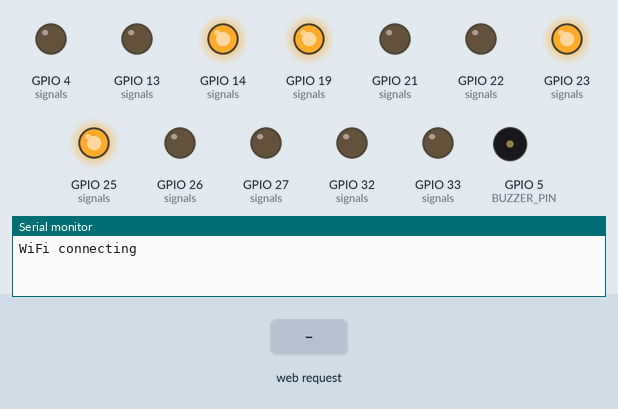
This sketch was run on a simulated ESP32. Parts: output pins drawn as LEDs (lit = HIGH), buzzer (waves = sounding, pin HIGH), the last lines printed to the serial monitor. The inputs (shaded band) are chosen by the test bench. WiFi joins after 1.5 s; servers stay silent unless stated; uploads are accepted with an empty reply.

Above: at 0.1 s.
At 2.7 s:
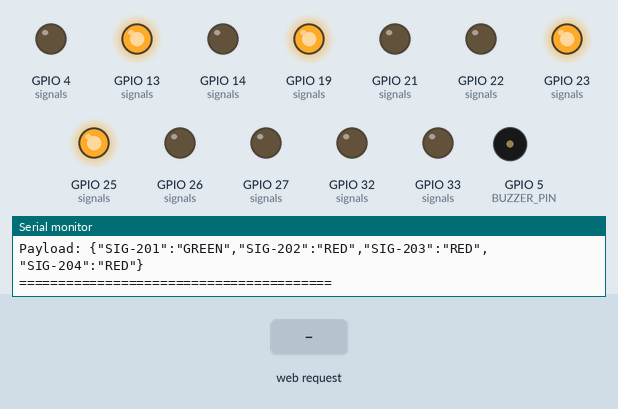
2.8 s: HTTP request GET /emergency received
4.3 s: HTTP request GET /normal received
6.0 s: HTTP request GET /emergency?signal=GREEN received
At 20.5 s:
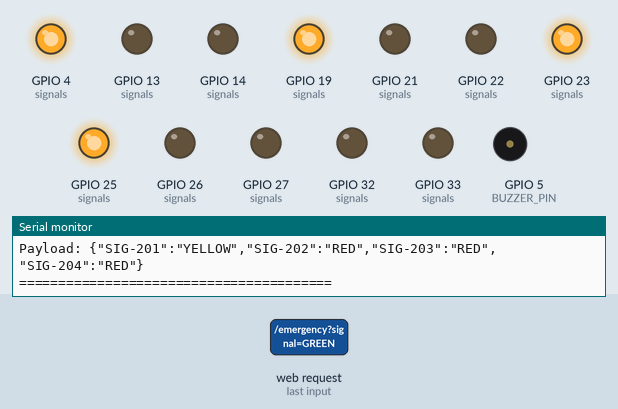
Timing chart, 0 to 23.8 s (numbered marks = the images above; inputs shaded):
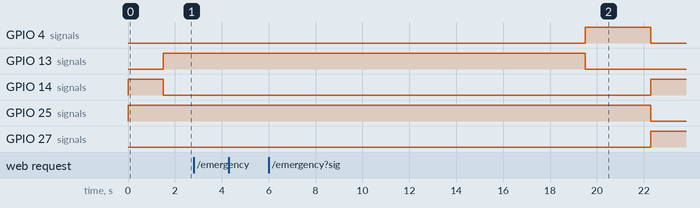

The sketch:

esp32_int2_isolated.ino
```cpp
#include <WiFi.h>
#include <WebServer.h>
#include <HTTPClient.h>
#include <ArduinoJson.h>

// ===================== WIFI =====================
const char* WIFI_SSID = "Hackathon-2025";
const char* WIFI_PASS = "20252025";

// ===================== CLOUD ====================
const char* CLOUD_URL = "https://ssvddgrfxqomtonfukew.supabase.co/functions/v1/update-signals";
const char* CLOUD_BEARER = "eyJhbGciOiJIUzI1NiIsInR5cCI6IkpXVCJ9.eyJpc3MiOiJzdXBhYmFzZSIsInJlZiI6InNzdmRkZ3JmeHFvbXRvbmZ1a2V3Iiwicm9sZSI6ImFub24iLCJpYXQiOjE3NzQ2MzIwNjAsImV4cCI6MjA5MDIwODA2MH0.J5erIW2KxHprj7ScNOyoEtDj_efDYVQ4oE_6ipe9um4";

// ===================== TIMING ===================
const uint32_t GREEN_TIME_SEC  = 15;
const uint32_t YELLOW_TIME_SEC = 3;

// ===================== INT-2 PINS =====================
#define SIG201_GREEN 13
#define SIG201_YELLOW 4
#define SIG201_RED 14

#define SIG202_GREEN 27
#define SIG202_YELLOW 26
#define SIG202_RED 25

#define SIG203_GREEN 33
#define SIG203_YELLOW 32
#define SIG203_RED 23

#define SIG204_GREEN 22
#define SIG204_YELLOW 21
#define SIG204_RED 19

#define BUZZER_PIN 5

// ONLY SIG-201 to SIG-204 - INT-2 signals
const char* MY_SIGNALS[] = {"SIG-201", "SIG-202", "SIG-203", "SIG-204"};
const int MY_SIGNAL_COUNT = 4;

struct SignalPins {
  const char* id;
  uint8_t g;
  uint8_t y;
  uint8_t r;
};

SignalPins signals[] = {
  {"SIG-201", SIG201_GREEN, SIG201_YELLOW, SIG201_RED},
  {"SIG-202", SIG202_GREEN, SIG202_YELLOW, SIG202_RED},
  {"SIG-203", SIG203_GREEN, SIG203_YELLOW, SIG203_RED},
  {"SIG-204", SIG204_GREEN, SIG204_YELLOW, SIG204_RED}
};

const int SIGNAL_COUNT = sizeof(signals) / sizeof(signals[0]);
const uint32_t SLOT_SEC = GREEN_TIME_SEC + YELLOW_TIME_SEC;
const uint32_t TOTAL_CYCLE_SEC = SIGNAL_COUNT * SLOT_SEC;

WebServer server(80);

// State variables
bool emergencyMode = false;
int emergencyIndex = -1;
unsigned long emergencyStartMs = 0;
const unsigned long EMERGENCY_TIMEOUT = 30000;

uint32_t cycleStartMs = 0;
String lastPublishedStates[SIGNAL_COUNT];
bool forcePublish = false;

void addCorsHeaders() {
  server.sendHeader("Access-Control-Allow-Origin", "*");
  server.sendHeader("Access-Control-Allow-Methods", "POST,GET,OPTIONS");
  server.sendHeader("Access-Control-Allow-Headers", "Content-Type");
}

void handleOptions() {
  addCorsHeaders();
  server.send(204);
}

int indexBySignalId(const String& signalId) {
  for (int i = 0; i < SIGNAL_COUNT; i++) {
    if (signalId.equalsIgnoreCase(signals[i].id)) return i;
  }
  return -1;
}

void setOneSignalLED(int idx, const String& state) {
  digitalWrite(signals[idx].g, state == "GREEN" ? HIGH : LOW);
  digitalWrite(signals[idx].y, state == "YELLOW" ? HIGH : LOW);
  digitalWrite(signals[idx].r, state == "RED" ? HIGH : LOW);
}

void beepBuzzer() {
  for (int i = 0; i < 5; i++) {
    digitalWrite(BUZZER_PIN, HIGH);
    delay(200);
    digitalWrite(BUZZER_PIN, LOW);
    delay(200);
  }
}

String getSignalState(int idx) {
  if (emergencyMode) {
    return (idx == emergencyIndex) ? "GREEN" : "RED";
  }

  uint32_t elapsedSec = (millis() - cycleStartMs) / 1000;
  uint32_t t = elapsedSec % TOTAL_CYCLE_SEC;
  int activeIdx = t / SLOT_SEC;
  uint32_t inSlot = t % SLOT_SEC;

  if (idx == activeIdx) {
    return (inSlot < GREEN_TIME_SEC) ? "GREEN" : "YELLOW";
  }
  return "RED";
}

void applyAllLEDs() {
  for (int i = 0; i < SIGNAL_COUNT; i++) {
    setOneSignalLED(i, getSignalState(i));
  }
}

void publishToCloud() {
  String nowStates[SIGNAL_COUNT];
  bool changed = forcePublish;

  for (int i = 0; i < SIGNAL_COUNT; i++) {
    nowStates[i] = getSignalState(i);
    if (nowStates[i] != lastPublishedStates[i]) changed = true;
  }

  if (!changed) return;
  forcePublish = false;

  if (WiFi.status() == WL_CONNECTED) {
    HTTPClient http;
    http.begin(CLOUD_URL);
    http.addHeader("Content-Type", "application/json");
    http.addHeader("Authorization", String("Bearer ") + CLOUD_BEARER);

    // Build JSON with ONLY my signals
    StaticJsonDocument<512> doc;
    for (int i = 0; i < SIGNAL_COUNT; i++) {
      doc[signals[i].id] = nowStates[i];
    }

    String body;
    serializeJson(doc, body);
    int code = http.POST(body);

    Serial.println("========================================");
    Serial.println("[INT-2 PUBLISH]");
    Serial.print("HTTP Code: ");
    Serial.println(code);
    Serial.print("Payload: ");
    Serial.println(body);
    Serial.println("========================================");

    http.end();
  }

  for (int i = 0; i < SIGNAL_COUNT; i++) lastPublishedStates[i] = nowStates[i];
}

void handleEmergency() {
  addCorsHeaders();

  String signalId = server.arg("signal");
  Serial.print("[Emergency] ");
  Serial.println(signalId);

  int idx = indexBySignalId(signalId);
  if (idx < 0) {
    server.send(400, "application/json", "{\"ok\":false}");
    return;
  }

  emergencyMode = true;
  emergencyIndex = idx;
  emergencyStartMs = millis();
  beepBuzzer();
  forcePublish = true;

  applyAllLEDs();
  publishToCloud();

  server.send(200, "application/json", "{\"ok\":true}");
  Serial.println("[Emergency] ACTIVATED");
}

void handleNormal() {
  addCorsHeaders();
  Serial.println("[Normal] Restoring...");

  emergencyMode = false;
  emergencyIndex = -1;
  cycleStartMs = millis();
  forcePublish = true;

  applyAllLEDs();
  publishToCloud();

  server.send(200, "application/json", "{\"ok\":true}");
  Serial.println("[Normal] RESTORED");
}

void handleStatus() {
  addCorsHeaders();
  StaticJsonDocument<512> doc;
  doc["emergency"] = emergencyMode;
  doc["ip"] = WiFi.localIP().toString();
  JsonObject sigs = doc.createNestedObject("signals");
  for (int i = 0; i < SIGNAL_COUNT; i++) {
    sigs[signals[i].id] = getSignalState(i);
  }
  String out;
  serializeJson(doc, out);
  server.send(200, "application/json", out);
}

void setupPins() {
  for (int i = 0; i < SIGNAL_COUNT; i++) {
    pinMode(signals[i].g, OUTPUT);
    pinMode(signals[i].y, OUTPUT);
    pinMode(signals[i].r, OUTPUT);
    setOneSignalLED(i, "RED");
  }
  pinMode(BUZZER_PIN, OUTPUT);
  digitalWrite(BUZZER_PIN, LOW);
}

void setupWiFi() {
  WiFi.mode(WIFI_STA);
  WiFi.begin(WIFI_SSID, WIFI_PASS);
  Serial.print("WiFi connecting");
  while (WiFi.status() != WL_CONNECTED) {
    delay(300);
    Serial.print(".");
  }
  Serial.println();
  Serial.print("=== IP ADDRESS: ");
  Serial.print(WiFi.localIP());
  Serial.println(" ===");
}

void setup() {
  Serial.begin(115200);
  setupPins();
  setupWiFi();

  cycleStartMs = millis();
  for (int i = 0; i < SIGNAL_COUNT; i++) lastPublishedStates[i] = "";

  server.on("/emergency", HTTP_POST, handleEmergency);
  server.on("/emergency", HTTP_GET, handleEmergency);
  server.on("/normal", HTTP_POST, handleNormal);
  server.on("/normal", HTTP_GET, handleNormal);
  server.on("/status", HTTP_GET, handleStatus);
  server.on("/emergency", HTTP_OPTIONS, handleOptions);
  server.on("/normal", HTTP_OPTIONS, handleOptions);
  server.on("/status", HTTP_OPTIONS, handleOptions);

  server.begin();
  Serial.println("INT-2 ISOLATED MODE - Ready");
  Serial.println("This ESP32 ONLY controls SIG-201 to SIG-204");
}

void loop() {
  server.handleClient();

  // Emergency timeout
  if (emergencyMode && (millis() - emergencyStartMs > EMERGENCY_TIMEOUT)) {
    Serial.println("[Emergency] TIMEOUT");
    emergencyMode = false;
    emergencyIndex = -1;
    cycleStartMs = millis();
    forcePublish = true;
  }

  applyAllLEDs();
  publishToCloud();
}
```
